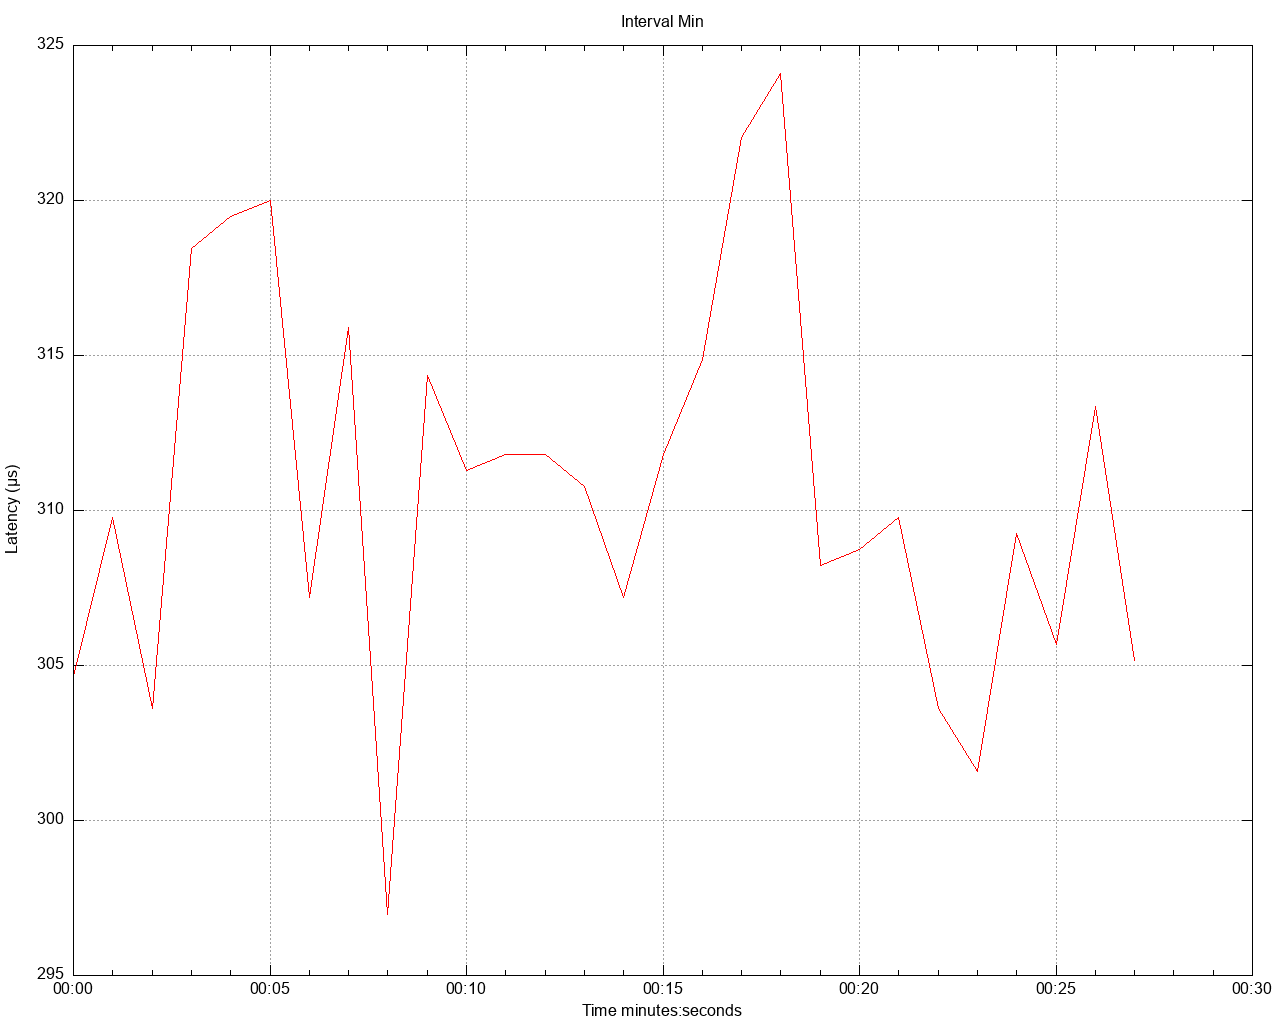

Reproduce this figure in gnuplot.
set title 'Interval Min' noenhanced
set style data lines
set datafile separator ","
set terminal png size 1280,1024
set grid
set key below
set xdata time
set timefmt "%s"
offset = 0
t0(x)=(offset=($0==0) ? x : offset, x - offset)
set xlabel 'Time minutes:seconds'
set ylabel 'Latency (μs)'
set output '/Users/gbarnett/git/hazelcast-simulator/atomiclong-3node-member/atomicreference/latency/latency_interval_min_eightKbWrite.png'
plot \
   '/Users/gbarnett/git/hazelcast-simulator/atomiclong-3node-member/atomicreference/data/latency_interval_min_eightKbWrite_1.data' using (t0(timecolumn(1))):2 title "" lt rgb "red", \
